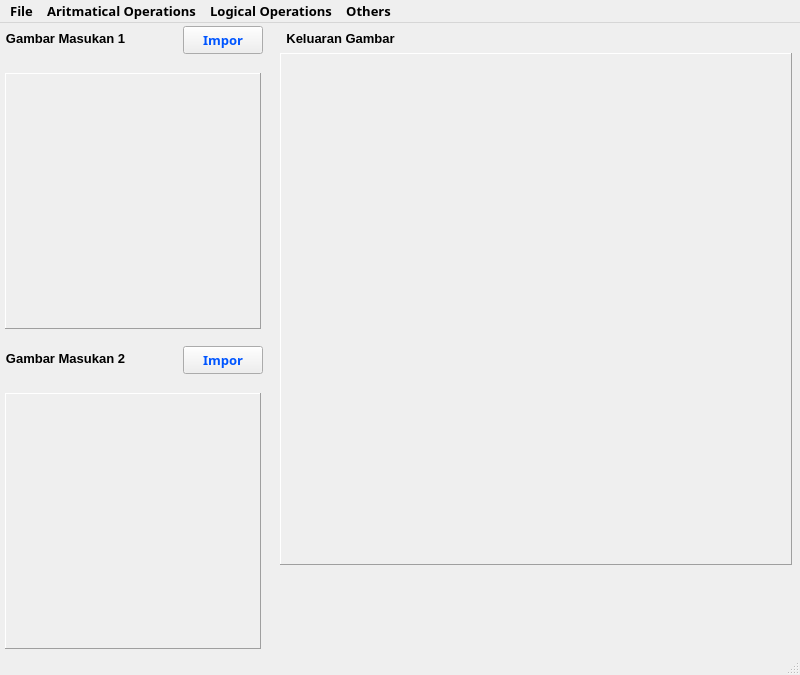
<?xml version="1.0" encoding="UTF-8"?>
<ui version="4.0">
 <class>MainWindow</class>
 <widget class="QMainWindow" name="MainWindow">
  <property name="geometry">
   <rect>
    <x>0</x>
    <y>0</y>
    <width>800</width>
    <height>675</height>
   </rect>
  </property>
  <property name="font">
   <font>
    <family>Segoe UI Semibold</family>
    <pointsize>10</pointsize>
    <weight>75</weight>
    <bold>true</bold>
   </font>
  </property>
  <property name="windowTitle">
   <string>Aritmatical by Maulana Akbar Firdausya</string>
  </property>
  <widget class="QWidget" name="centralwidget">
   <widget class="QLabel" name="label">
    <property name="geometry">
     <rect>
      <x>5</x>
      <y>0</y>
      <width>121</width>
      <height>31</height>
     </rect>
    </property>
    <property name="font">
     <font>
      <family>Segoe UI</family>
      <pointsize>10</pointsize>
      <weight>75</weight>
      <italic>false</italic>
      <bold>true</bold>
     </font>
    </property>
    <property name="text">
     <string>Gambar Masukan 1</string>
    </property>
    <property name="alignment">
     <set>Qt::AlignCenter</set>
    </property>
   </widget>
   <widget class="QLabel" name="pbInput1">
    <property name="geometry">
     <rect>
      <x>5</x>
      <y>50</y>
      <width>256</width>
      <height>256</height>
     </rect>
    </property>
    <property name="autoFillBackground">
     <bool>false</bool>
    </property>
    <property name="frameShape">
     <enum>QFrame::Panel</enum>
    </property>
    <property name="frameShadow">
     <enum>QFrame::Raised</enum>
    </property>
    <property name="lineWidth">
     <number>1</number>
    </property>
    <property name="text">
     <string/>
    </property>
   </widget>
   <widget class="QLabel" name="label_2">
    <property name="geometry">
     <rect>
      <x>5</x>
      <y>320</y>
      <width>121</width>
      <height>31</height>
     </rect>
    </property>
    <property name="font">
     <font>
      <family>Segoe UI</family>
      <pointsize>10</pointsize>
      <weight>75</weight>
      <italic>false</italic>
      <bold>true</bold>
     </font>
    </property>
    <property name="text">
     <string>Gambar Masukan 2</string>
    </property>
    <property name="alignment">
     <set>Qt::AlignCenter</set>
    </property>
   </widget>
   <widget class="QLabel" name="pbInput2">
    <property name="geometry">
     <rect>
      <x>5</x>
      <y>370</y>
      <width>256</width>
      <height>256</height>
     </rect>
    </property>
    <property name="autoFillBackground">
     <bool>false</bool>
    </property>
    <property name="frameShape">
     <enum>QFrame::Panel</enum>
    </property>
    <property name="frameShadow">
     <enum>QFrame::Raised</enum>
    </property>
    <property name="lineWidth">
     <number>1</number>
    </property>
    <property name="text">
     <string/>
    </property>
   </widget>
   <widget class="QLabel" name="label_3">
    <property name="geometry">
     <rect>
      <x>280</x>
      <y>0</y>
      <width>121</width>
      <height>31</height>
     </rect>
    </property>
    <property name="font">
     <font>
      <family>Segoe UI</family>
      <pointsize>10</pointsize>
      <weight>75</weight>
      <italic>false</italic>
      <bold>true</bold>
     </font>
    </property>
    <property name="text">
     <string>Keluaran Gambar</string>
    </property>
    <property name="alignment">
     <set>Qt::AlignCenter</set>
    </property>
   </widget>
   <widget class="QLabel" name="pbOutput">
    <property name="geometry">
     <rect>
      <x>280</x>
      <y>30</y>
      <width>512</width>
      <height>512</height>
     </rect>
    </property>
    <property name="autoFillBackground">
     <bool>false</bool>
    </property>
    <property name="frameShape">
     <enum>QFrame::Panel</enum>
    </property>
    <property name="frameShadow">
     <enum>QFrame::Raised</enum>
    </property>
    <property name="lineWidth">
     <number>1</number>
    </property>
    <property name="text">
     <string/>
    </property>
   </widget>
   <widget class="QLabel" name="labelOutput">
    <property name="geometry">
     <rect>
      <x>440</x>
      <y>0</y>
      <width>351</width>
      <height>31</height>
     </rect>
    </property>
    <property name="font">
     <font>
      <family>Segoe UI</family>
      <pointsize>10</pointsize>
      <weight>50</weight>
      <italic>true</italic>
      <bold>false</bold>
     </font>
    </property>
    <property name="text">
     <string/>
    </property>
    <property name="alignment">
     <set>Qt::AlignRight|Qt::AlignTrailing|Qt::AlignVCenter</set>
    </property>
   </widget>
   <widget class="QLabel" name="labelLoading">
    <property name="geometry">
     <rect>
      <x>280</x>
      <y>540</y>
      <width>241</width>
      <height>21</height>
     </rect>
    </property>
    <property name="font">
     <font>
      <family>Segoe UI</family>
      <pointsize>10</pointsize>
      <weight>50</weight>
      <italic>true</italic>
      <bold>false</bold>
     </font>
    </property>
    <property name="text">
     <string/>
    </property>
    <property name="alignment">
     <set>Qt::AlignLeading|Qt::AlignLeft|Qt::AlignVCenter</set>
    </property>
   </widget>
   <widget class="QLabel" name="labelWarning">
    <property name="geometry">
     <rect>
      <x>280</x>
      <y>570</y>
      <width>500</width>
      <height>51</height>
     </rect>
    </property>
    <property name="font">
     <font>
      <family>Segoe UI</family>
      <pointsize>10</pointsize>
      <weight>50</weight>
      <italic>false</italic>
      <bold>false</bold>
     </font>
    </property>
    <property name="text">
     <string/>
    </property>
    <property name="alignment">
     <set>Qt::AlignLeading|Qt::AlignLeft|Qt::AlignVCenter</set>
    </property>
   </widget>
   <widget class="QPushButton" name="buttonImport1">
    <property name="geometry">
     <rect>
      <x>183</x>
      <y>3</y>
      <width>80</width>
      <height>28</height>
     </rect>
    </property>
    <property name="sizePolicy">
     <sizepolicy hsizetype="Minimum" vsizetype="Fixed">
      <horstretch>0</horstretch>
      <verstretch>0</verstretch>
     </sizepolicy>
    </property>
    <property name="palette">
     <palette>
      <active>
       <colorrole role="WindowText">
        <brush brushstyle="SolidPattern">
         <color alpha="255">
          <red>0</red>
          <green>0</green>
          <blue>0</blue>
         </color>
        </brush>
       </colorrole>
       <colorrole role="Text">
        <brush brushstyle="SolidPattern">
         <color alpha="255">
          <red>0</red>
          <green>0</green>
          <blue>0</blue>
         </color>
        </brush>
       </colorrole>
       <colorrole role="ButtonText">
        <brush brushstyle="SolidPattern">
         <color alpha="255">
          <red>0</red>
          <green>85</green>
          <blue>255</blue>
         </color>
        </brush>
       </colorrole>
      </active>
      <inactive>
       <colorrole role="WindowText">
        <brush brushstyle="SolidPattern">
         <color alpha="255">
          <red>0</red>
          <green>0</green>
          <blue>0</blue>
         </color>
        </brush>
       </colorrole>
       <colorrole role="Text">
        <brush brushstyle="SolidPattern">
         <color alpha="255">
          <red>0</red>
          <green>0</green>
          <blue>0</blue>
         </color>
        </brush>
       </colorrole>
       <colorrole role="ButtonText">
        <brush brushstyle="SolidPattern">
         <color alpha="255">
          <red>0</red>
          <green>85</green>
          <blue>255</blue>
         </color>
        </brush>
       </colorrole>
      </inactive>
      <disabled>
       <colorrole role="WindowText">
        <brush brushstyle="SolidPattern">
         <color alpha="255">
          <red>120</red>
          <green>120</green>
          <blue>120</blue>
         </color>
        </brush>
       </colorrole>
       <colorrole role="Text">
        <brush brushstyle="SolidPattern">
         <color alpha="255">
          <red>120</red>
          <green>120</green>
          <blue>120</blue>
         </color>
        </brush>
       </colorrole>
       <colorrole role="ButtonText">
        <brush brushstyle="SolidPattern">
         <color alpha="255">
          <red>120</red>
          <green>120</green>
          <blue>120</blue>
         </color>
        </brush>
       </colorrole>
      </disabled>
     </palette>
    </property>
    <property name="font">
     <font>
      <family>Segoe UI Semibold</family>
     </font>
    </property>
    <property name="cursor">
     <cursorShape>PointingHandCursor</cursorShape>
    </property>
    <property name="layoutDirection">
     <enum>Qt::LeftToRight</enum>
    </property>
    <property name="text">
     <string>Impor</string>
    </property>
   </widget>
   <widget class="QPushButton" name="buttonImport2">
    <property name="geometry">
     <rect>
      <x>183</x>
      <y>323</y>
      <width>80</width>
      <height>28</height>
     </rect>
    </property>
    <property name="sizePolicy">
     <sizepolicy hsizetype="Minimum" vsizetype="Fixed">
      <horstretch>0</horstretch>
      <verstretch>0</verstretch>
     </sizepolicy>
    </property>
    <property name="palette">
     <palette>
      <active>
       <colorrole role="WindowText">
        <brush brushstyle="SolidPattern">
         <color alpha="255">
          <red>0</red>
          <green>0</green>
          <blue>0</blue>
         </color>
        </brush>
       </colorrole>
       <colorrole role="Text">
        <brush brushstyle="SolidPattern">
         <color alpha="255">
          <red>0</red>
          <green>0</green>
          <blue>0</blue>
         </color>
        </brush>
       </colorrole>
       <colorrole role="ButtonText">
        <brush brushstyle="SolidPattern">
         <color alpha="255">
          <red>0</red>
          <green>85</green>
          <blue>255</blue>
         </color>
        </brush>
       </colorrole>
      </active>
      <inactive>
       <colorrole role="WindowText">
        <brush brushstyle="SolidPattern">
         <color alpha="255">
          <red>0</red>
          <green>0</green>
          <blue>0</blue>
         </color>
        </brush>
       </colorrole>
       <colorrole role="Text">
        <brush brushstyle="SolidPattern">
         <color alpha="255">
          <red>0</red>
          <green>0</green>
          <blue>0</blue>
         </color>
        </brush>
       </colorrole>
       <colorrole role="ButtonText">
        <brush brushstyle="SolidPattern">
         <color alpha="255">
          <red>0</red>
          <green>85</green>
          <blue>255</blue>
         </color>
        </brush>
       </colorrole>
      </inactive>
      <disabled>
       <colorrole role="WindowText">
        <brush brushstyle="SolidPattern">
         <color alpha="255">
          <red>120</red>
          <green>120</green>
          <blue>120</blue>
         </color>
        </brush>
       </colorrole>
       <colorrole role="Text">
        <brush brushstyle="SolidPattern">
         <color alpha="255">
          <red>120</red>
          <green>120</green>
          <blue>120</blue>
         </color>
        </brush>
       </colorrole>
       <colorrole role="ButtonText">
        <brush brushstyle="SolidPattern">
         <color alpha="255">
          <red>120</red>
          <green>120</green>
          <blue>120</blue>
         </color>
        </brush>
       </colorrole>
      </disabled>
     </palette>
    </property>
    <property name="font">
     <font>
      <family>Segoe UI Semibold</family>
     </font>
    </property>
    <property name="cursor">
     <cursorShape>PointingHandCursor</cursorShape>
    </property>
    <property name="layoutDirection">
     <enum>Qt::LeftToRight</enum>
    </property>
    <property name="text">
     <string>Impor</string>
    </property>
   </widget>
   <widget class="QLabel" name="labelPath2">
    <property name="geometry">
     <rect>
      <x>5</x>
      <y>350</y>
      <width>251</width>
      <height>21</height>
     </rect>
    </property>
    <property name="font">
     <font>
      <family>Segoe UI</family>
      <pointsize>8</pointsize>
      <weight>50</weight>
      <italic>true</italic>
      <bold>false</bold>
     </font>
    </property>
    <property name="text">
     <string/>
    </property>
    <property name="alignment">
     <set>Qt::AlignLeading|Qt::AlignLeft|Qt::AlignVCenter</set>
    </property>
   </widget>
   <widget class="QLabel" name="labelPath1">
    <property name="geometry">
     <rect>
      <x>5</x>
      <y>30</y>
      <width>251</width>
      <height>21</height>
     </rect>
    </property>
    <property name="font">
     <font>
      <family>Segoe UI</family>
      <pointsize>8</pointsize>
      <weight>50</weight>
      <italic>true</italic>
      <bold>false</bold>
     </font>
    </property>
    <property name="text">
     <string/>
    </property>
    <property name="alignment">
     <set>Qt::AlignLeading|Qt::AlignLeft|Qt::AlignVCenter</set>
    </property>
   </widget>
  </widget>
  <widget class="QMenuBar" name="menubar">
   <property name="geometry">
    <rect>
     <x>0</x>
     <y>0</y>
     <width>800</width>
     <height>21</height>
    </rect>
   </property>
   <widget class="QMenu" name="menuFile">
    <property name="title">
     <string>File</string>
    </property>
    <addaction name="actionSave_As"/>
    <addaction name="actionBack"/>
   </widget>
   <widget class="QMenu" name="menuOperations">
    <property name="title">
     <string>Aritmatical Operations</string>
    </property>
    <addaction name="actionSummations"/>
    <addaction name="actionSubstraction"/>
    <addaction name="actionMultiplication_x"/>
    <addaction name="actionDistribution"/>
   </widget>
   <widget class="QMenu" name="menuLogical_Operations">
    <property name="title">
     <string>Logical Operations</string>
    </property>
    <addaction name="actionNOT"/>
    <addaction name="actionAND"/>
    <addaction name="actionNAND"/>
    <addaction name="actionOR"/>
    <addaction name="actionNOR"/>
    <addaction name="actionXOR"/>
    <addaction name="actionXNOR"/>
    <addaction name="separator"/>
   </widget>
   <widget class="QMenu" name="menuOthers">
    <property name="title">
     <string>Others</string>
    </property>
    <addaction name="actionImage_Blending"/>
    <addaction name="actionImage_Matching"/>
   </widget>
   <addaction name="menuFile"/>
   <addaction name="menuOperations"/>
   <addaction name="menuLogical_Operations"/>
   <addaction name="menuOthers"/>
  </widget>
  <widget class="QStatusBar" name="statusbar"/>
  <action name="actionInput_Gambar_1">
   <property name="text">
    <string>Input Image 1</string>
   </property>
  </action>
  <action name="actionInput_Image_2">
   <property name="text">
    <string>Input Image 2</string>
   </property>
  </action>
  <action name="actionSave_As">
   <property name="icon">
    <iconset>
     <normaloff>Icons/icons8-open-file-100.png</normaloff>Icons/icons8-open-file-100.png</iconset>
   </property>
   <property name="text">
    <string>Save As</string>
   </property>
  </action>
  <action name="actionBack">
   <property name="icon">
    <iconset>
     <normaloff>Icons/icons8-exit-100.png</normaloff>Icons/icons8-exit-100.png</iconset>
   </property>
   <property name="text">
    <string>Exit and Back</string>
   </property>
  </action>
  <action name="actionSummations">
   <property name="icon">
    <iconset>
     <normaloff>Icons/icons8-plus-100.png</normaloff>Icons/icons8-plus-100.png</iconset>
   </property>
   <property name="text">
    <string>Summation (+)</string>
   </property>
  </action>
  <action name="actionSubstraction">
   <property name="icon">
    <iconset>
     <normaloff>Icons/icons8-minus-100.png</normaloff>Icons/icons8-minus-100.png</iconset>
   </property>
   <property name="text">
    <string>Substraction (-)</string>
   </property>
  </action>
  <action name="actionMultiplication_x">
   <property name="icon">
    <iconset>
     <normaloff>Icons/icons8-multiply-100.png</normaloff>Icons/icons8-multiply-100.png</iconset>
   </property>
   <property name="text">
    <string>Multiplication (*)</string>
   </property>
  </action>
  <action name="actionDistribution">
   <property name="icon">
    <iconset>
     <normaloff>Icons/icons8-divide-100.png</normaloff>Icons/icons8-divide-100.png</iconset>
   </property>
   <property name="text">
    <string>Distribution (/)</string>
   </property>
  </action>
  <action name="actionAND">
   <property name="icon">
    <iconset>
     <normaloff>Icons/andLogo.png</normaloff>Icons/andLogo.png</iconset>
   </property>
   <property name="text">
    <string>AND</string>
   </property>
  </action>
  <action name="actionOR">
   <property name="icon">
    <iconset>
     <normaloff>Icons/orLogo.png</normaloff>Icons/orLogo.png</iconset>
   </property>
   <property name="text">
    <string>OR</string>
   </property>
  </action>
  <action name="actionXOR">
   <property name="icon">
    <iconset>
     <normaloff>Icons/xorLogo.png</normaloff>Icons/xorLogo.png</iconset>
   </property>
   <property name="text">
    <string>XOR</string>
   </property>
  </action>
  <action name="actionNOT">
   <property name="icon">
    <iconset>
     <normaloff>Icons/notLogo.png</normaloff>Icons/notLogo.png</iconset>
   </property>
   <property name="text">
    <string>NOT</string>
   </property>
  </action>
  <action name="actionNAND">
   <property name="icon">
    <iconset>
     <normaloff>Icons/NAND.png</normaloff>Icons/NAND.png</iconset>
   </property>
   <property name="text">
    <string>NAND</string>
   </property>
  </action>
  <action name="actionNOR">
   <property name="icon">
    <iconset>
     <normaloff>Icons/NOR.png</normaloff>Icons/NOR.png</iconset>
   </property>
   <property name="text">
    <string>NOR</string>
   </property>
  </action>
  <action name="actionXNOR">
   <property name="icon">
    <iconset>
     <normaloff>Icons/XNOR.png</normaloff>Icons/XNOR.png</iconset>
   </property>
   <property name="text">
    <string>XNOR</string>
   </property>
  </action>
  <action name="actionImage_Blending">
   <property name="text">
    <string>Image Blending</string>
   </property>
  </action>
  <action name="actionImage_Matching">
   <property name="text">
    <string>Image Matching</string>
   </property>
  </action>
 </widget>
 <resources/>
 <connections/>
</ui>
